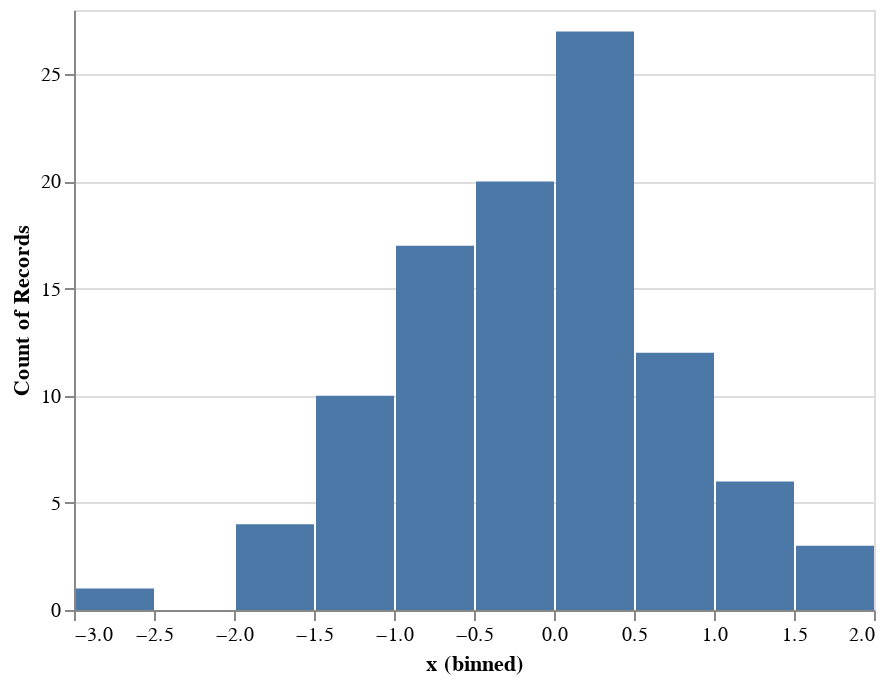

The notebook cell this image was saved under:
### Markdown cell above
## Example 2: Chart and Axis Titles

Chart and axis titles are set automatically based on the data source, but sometimes it is useful to change them.
For example, here is a histogram of the above data:

### Code cell
alt.Chart(data).mark_bar().encode(
    x=alt.X('x', bin=True),
    y=alt.Y('count()')
)

### Figure 1 — Vega-Lite specification as saved in the notebook (floating-point values rounded to 4 significant figures)
{"$schema": "https://vega.github.io/schema/vega-lite/v2.4.1.json", "config": {"view": {"height": 300, "width": 400}}, "data": {"values": [{"x": 0.4967, "y": -0.1383}, {"x": 0.6477, "y": 1.523}, {"x": -0.2342, "y": -0.2341}, {"x": 1.579, "y": 0.7674}, {"x": -0.4695, "y": 0.5426}, {"x": -0.4634, "y": -0.4657}, {"x": 0.242, "y": -1.913}, {"x": -1.725, "y": -0.5623}, {"x": -1.013, "y": 0.3142}, {"x": -0.908, "y": -1.412}, {"x": 1.466, "y": -0.2258}, {"x": 0.06753, "y": -1.425}, {"x": -0.5444, "y": 0.1109}, {"x": -1.151, "y": 0.3757}, {"x": -0.6006, "y": -0.2917}, {"x": -0.6017, "y": 1.852}, {"x": -0.0135, "y": -1.058}, {"x": 0.8225, "y": -1.221}, {"x": 0.2089, "y": -1.96}, {"x": -1.328, "y": 0.1969}, {"x": 0.7385, "y": 0.1714}, {"x": -0.1156, "y": -0.3011}, {"x": -1.479, "y": -0.7198}, {"x": -0.4606, "y": 1.057}, {"x": 0.3436, "y": -1.763}, {"x": 0.3241, "y": -0.3851}, {"x": -0.6769, "y": 0.6117}, {"x": 1.031, "y": 0.9313}, {"x": -0.8392, "y": -0.3092}, {"x": 0.3313, "y": 0.9755}, {"x": -0.4792, "y": -0.1857}, {"x": -1.106, "y": -1.196}, {"x": 0.8125, "y": 1.356}, {"x": -0.07201, "y": 1.004}, {"x": 0.3616, "y": -0.6451}, {"x": 0.3614, "y": 1.538}, {"x": -0.03583, "y": 1.565}, {"x": -2.62, "y": 0.8219}, {"x": 0.08705, "y": -0.299}, {"x": 0.09176, "y": -1.988}, {"x": -0.2197, "y": 0.3571}, {"x": 1.478, "y": -0.5183}, {"x": -0.8085, "y": -0.5018}, {"x": 0.9154, "y": 0.3288}, {"x": -0.5298, "y": 0.5133}, {"x": 0.09708, "y": 0.9686}, {"x": -0.7021, "y": -0.3277}, {"x": -0.3921, "y": -1.464}, {"x": 0.2961, "y": 0.2611}, {"x": 0.005113, "y": -0.2346}, {"x": -1.415, "y": -0.4206}, {"x": -0.3427, "y": -0.8023}, {"x": -0.1613, "y": 0.4041}, {"x": 1.886, "y": 0.1746}, {"x": 0.2576, "y": -0.07445}, {"x": -1.919, "y": -0.02651}, {"x": 0.06023, "y": 2.463}, {"x": -0.1924, "y": 0.3015}, {"x": -0.03471, "y": -1.169}, {"x": 1.143, "y": 0.7519}, {"x": 0.791, "y": -0.9094}, {"x": 1.403, "y": -1.402}, {"x": 0.5869, "y": 2.19}, {"x": -0.9905, "y": -0.5663}, {"x": 0.09965, "y": -0.5035}, {"x": -1.551, "y": 0.06856}, {"x": -1.062, "y": 0.4736}, {"x": -0.9194, "y": 1.55}, {"x": -0.7833, "y": -0.3221}, {"x": 0.8135, "y": -1.231}, {"x": 0.2275, "y": 1.307}, {"x": -1.607, "y": 0.1846}, {"x": 0.2599, "y": 0.7818}, {"x": -1.237, "y": -1.32}, {"x": 0.5219, "y": 0.297}, {"x": 0.2505, "y": 0.3464}, {"x": -0.68, "y": 0.2323}, {"x": 0.2931, "y": -0.7144}, {"x": 1.866, "y": 0.4738}, {"x": -1.191, "y": 0.6566}, {"x": -0.9747, "y": 0.7871}, {"x": 1.159, "y": -0.8207}, {"x": 0.9634, "y": 0.4128}, {"x": 0.8221, "y": 1.897}, {"x": -0.2454, "y": -0.7537}, {"x": -0.8895, "y": -0.8158}, {"x": -0.0771, "y": 0.3412}, {"x": 0.2767, "y": 0.8272}, {"x": 0.013, "y": 1.454}, {"x": -0.2647, "y": 2.72}, {"x": 0.6257, "y": -0.8572}, {"x": -1.071, "y": 0.4825}, {"x": -0.2235, "y": 0.714}, {"x": 0.4732, "y": -0.07283}, {"x": -0.8468, "y": -1.515}, {"x": -0.4465, "y": 0.8564}, {"x": 0.2141, "y": -1.246}, {"x": 0.1732, "y": 0.3853}, {"x": -0.8839, "y": 0.1537}, {"x": 0.05821, "y": -1.143}]}, "encoding": {"x": {"bin": true, "field": "x", "type": "quantitative"}, "y": {"aggregate": "count", "type": "quantitative"}}, "mark": "bar"}
